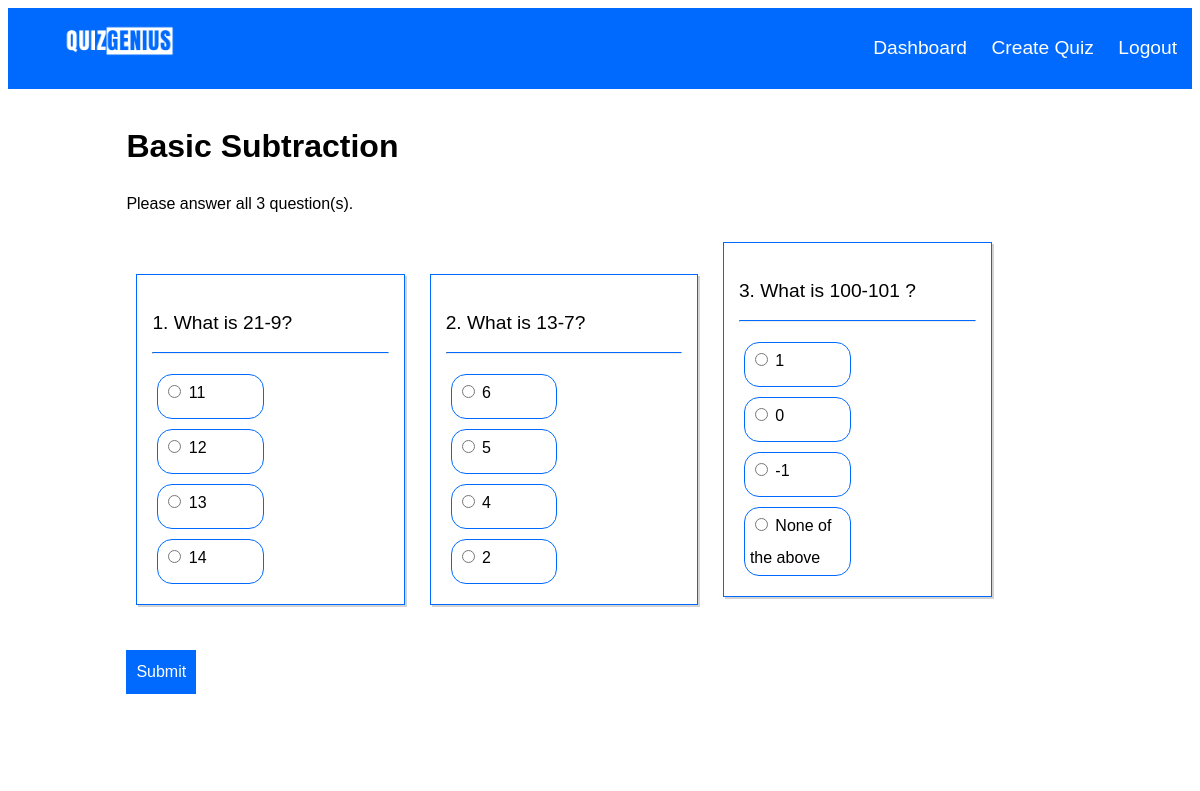
Screenshot of /quiz/2 (signed in) with the database file from the repository.
### db.py (models this page shows)
class Quiz(db.Model):
    id = db.Column(db.Integer, primary_key=True)
    title = db.Column(db.String(100), nullable=False)
    description = db.Column(db.String(150), nullable=False)
    level = db.Column(db.String(10), nullable=False)
    questions = db.relationship('Question', backref='quiz', cascade='all, delete-orphan')

class Question(db.Model):
    id= db.Column(db.Integer, primary_key=True)
    text = db.Column(db.String(100), nullable=False)
    quiz_id = db.Column(db.Integer, db.ForeignKey('quiz.id'), nullable=False)
    options = db.relationship('Option', backref='question', lazy=True)

class Option(db.Model):
    id = db.Column(db.Integer, primary_key=True)
    text = db.Column(db.String(100), nullable=False)
    is_correct = db.Column(db.Boolean, default=False)
    question_id = db.Column(db.Integer, db.ForeignKey('question.id'),nullable=False)

### routes.py (the view, shortened to what this page needs)
@routes.route('/quiz/<int:quiz_id>', methods=['GET','POST'])
@login_required
def take_quiz(quiz_id):
    quiz=Quiz.query.get(quiz_id)
    user_score = UserQuizScore.query.filter_by(user_id=current_user.id, quiz_id=quiz_id).first()
    if user_score:
        return redirect(url_for('routes.quiz_result',  quiz_id=quiz_id))
    return render_template('quiz.html', quiz=quiz, current_user=current_user)

### app.py (called while the page is built)
@login_manager.user_loader
def load_user(user_id):
    if user_id is not None:
        return User.query.get(int(user_id))
    else:
        return None

### authenticator.py (called while the page is built)
def login_required(f):
    @wraps(f)
    def decorated_function(*args, **kwargs):
        if 'user_logged_in' not in session and 'admin_logged_in' not in session:
            return redirect(url_for('routes.login'))  # Redirect to login if no user or admin session
        return f(*args, **kwargs)
    return decorated_function

### templates/quiz.html
{% extends 'base.html' %}
{% block content %}
    <h1>{{ quiz.title }}</h1>
    <p>Please answer all {{ quiz.questions|length }} question(s).</p>
    <form class="quiz_form" action="{{ url_for('routes.take_quiz', quiz_id=quiz.id) }}" method="post">
        {% for question in quiz.questions %}
            <div class="question">
                <p>{{ loop.index }}. {{ question.text }}</p>
                <hr>
                {% for option in question.options %}
                <div class="options">
                    <label>
                        <input type="radio" name="question{{ question.id }}" value="{{ option.id }}" required> {{ option.text }}
                    </label>
                </div>
                {% endfor %}
            </div>
        {% endfor %}
        <br>
        <button type="submit">Submit</button>
    </form>
{% endblock %}

### static/style.css (style rules this page uses)
* { font-family: 'poppins',sans-serif; }
* { font-size: 1em; line-height: 1.5em; }
.body_container h1 { font-size: 2em; }
button { background-color:rgb(0, 106, 255); padding: 10px; color: white; border: none; margin-top: 10px; margin-bottom: 10px; }
input { margin-top: 5px; margin-bottom: 15px; }
.question { display: inline-block; width: 25%; border: 1px rgb(0, 106, 255) solid; padding: 15px; margin: 10px; box-shadow: 2px 2px #d3d3d3; }
.question p { font-size: larger; margin-bottom: 0; }
.question hr { border-top: 1px solid rgb(0, 106, 255); margin-top: 15px; margin-bottom: 15px; }
.quiz_form button { margin-top: 35px; }
.options { display: inline-block; width: 40%; border:rgb(0, 106, 255) solid 1px; border-radius: 15px; padding-top: 5px; padding-bottom: 5px; padding-left: 5px; padding-right: 5px; margin: 5px; }

### rows the page displays
Quiz: title "Basic Subtraction"
Question: text "What is 21-9?"
Option: text "11"
Option: text "12"
Option: text "13"
Option: text "14"
Question: text "What is 13-7?"
Option: text "6"
Option: text "5"
Option: text "4"
Option: text "2"
Question: text "What is 100-101 ?"
Option: text "1"
Option: text "0"
Option: text "-1"
Option: text "None of the above"

### other values shown
{{ quiz.questions|length }} "3"
